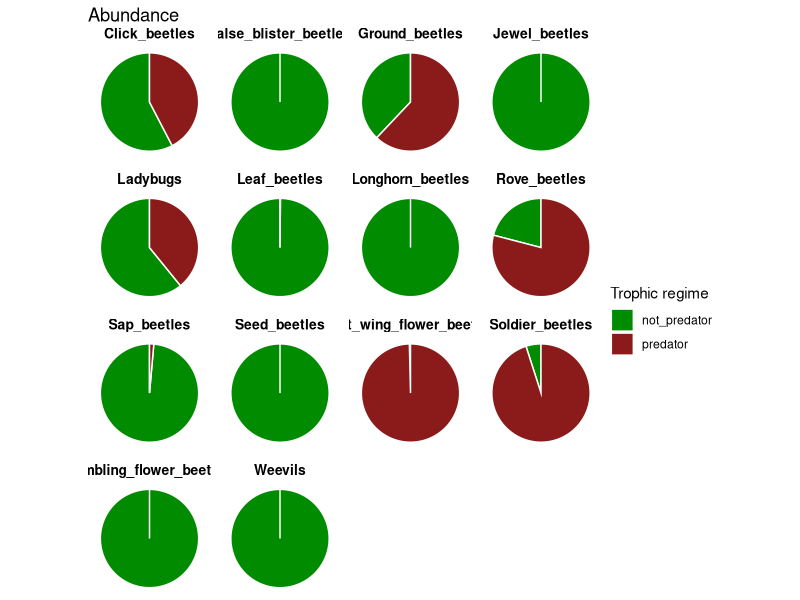
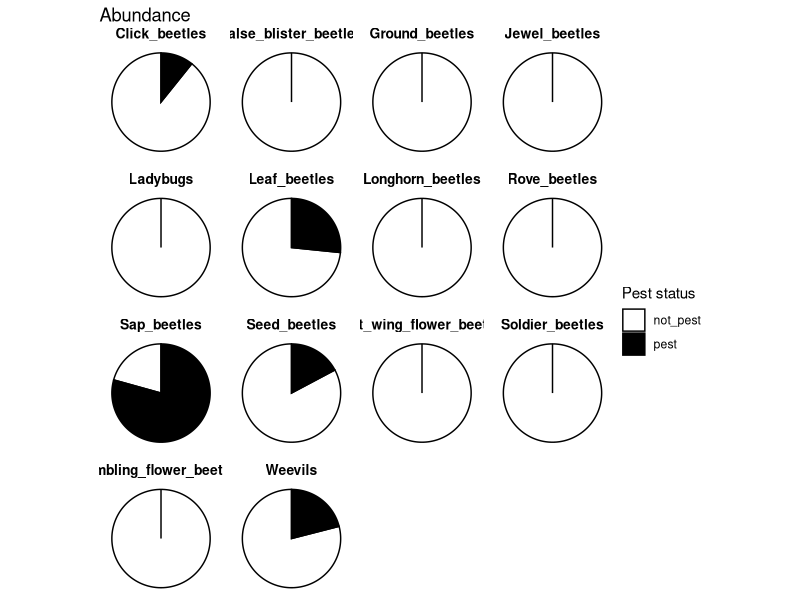
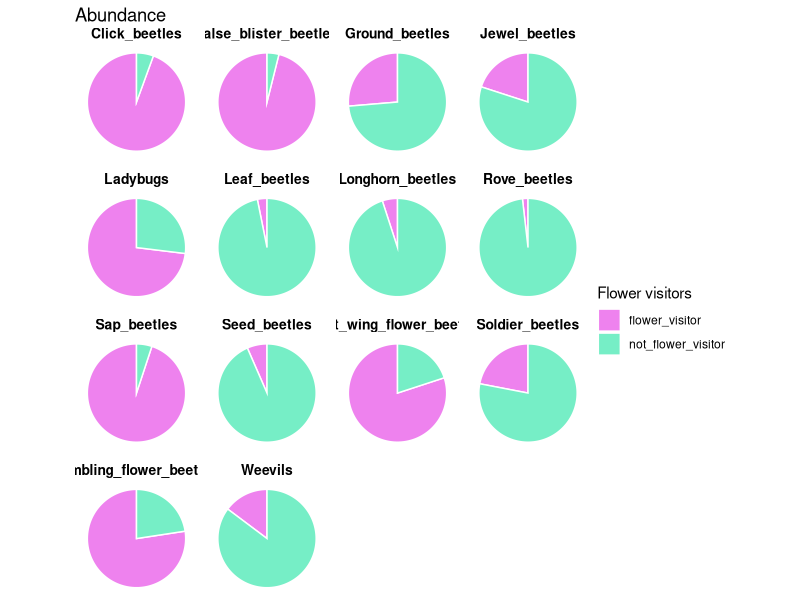
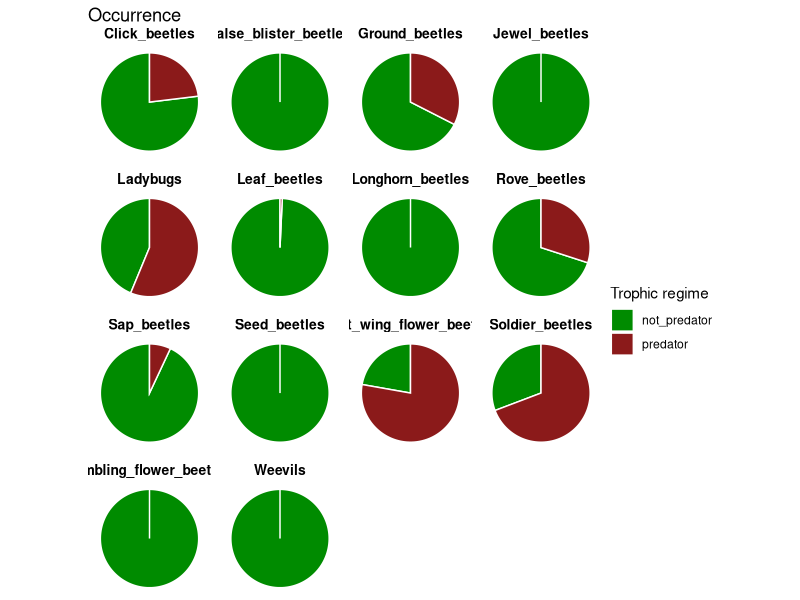
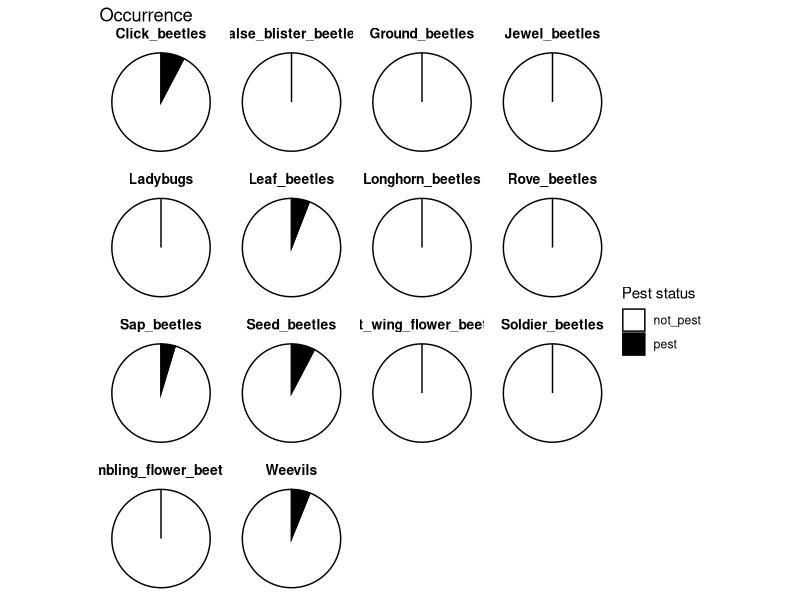
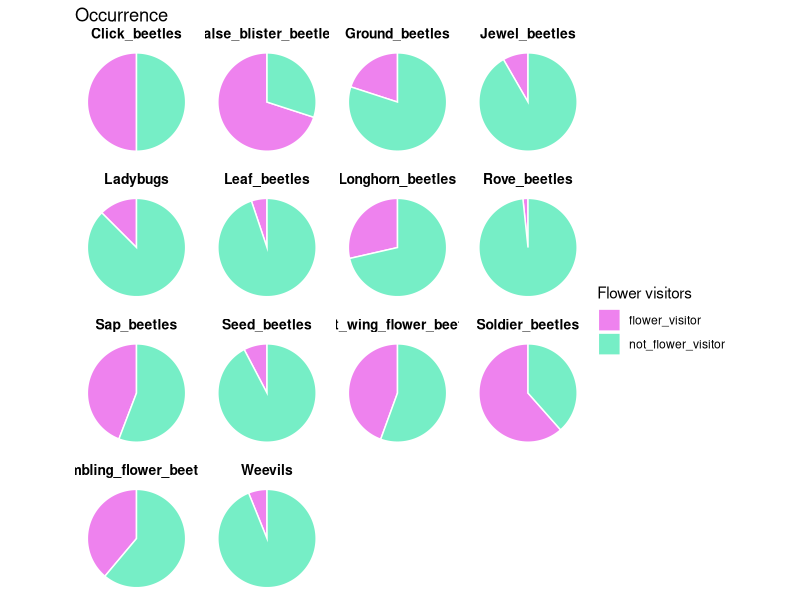

These figures' R source, in order:
## ---- chunk 1
library(tidyverse)
select <- dplyr::select

corres <- read.csv("4.traits_per_morphogroups/input/corres_species_morphogroups.csv",sep=";") %>% 
  select(species_name,corres_morphogroup) %>% 
  rename(species_coleo=species_name,
         morphog =corres_morphogroup)

ab_coleo <- read.csv("4.traits_per_morphogroups/input/ab_coleo_sp.csv") %>% 
  select(-X) %>% 
  left_join(corres) %>% 
  group_by(morphog) %>% 
  mutate(somme=sum(ab)) 
  

traits <-  read.csv("4.traits_per_morphogroups/input/bdd_traits_coleo.csv",sep=";") %>% 
  select(4,24,33,44,52) %>% 
   rename(diet_imagos=Regime.alimentaire.des.imagos,
         diet_larvae=Regime.alimentaire.des.larves,
         flower_visitor=Visiteur.floral,
         pest=Ravageur)
  
## ---- chunk 2
traits_na <- traits %>% 
  mutate(diet_larvae = if_else(is.na(diet_larvae), "inconnu_diet_larvae", diet_larvae)) %>% 
  mutate(diet_larvae = if_else(diet_larvae=="", "inconnu_diet_larvae_", diet_larvae))%>% 
  mutate(diet_imagos = if_else(is.na(diet_imagos), "inconnu_diet_imagos_", diet_imagos)) %>% 
  mutate(diet_imagos = if_else(diet_imagos=="", "inconnu_diet_imagos_", diet_imagos)) %>% 
   mutate(flower_visitor = if_else(is.na(flower_visitor), "Non", flower_visitor)) %>% 
  mutate(flower_visitor = if_else(flower_visitor=="", "Non", flower_visitor)) %>% 
  mutate(pest = if_else(is.na(pest), "Non", pest)) %>% 
  mutate(pest = if_else(pest=="", "Non", pest)) 
## ---- chunk 3
traits_clean <- traits_na %>% 
    mutate(diet_larvae = 
             ifelse(diet_larvae=="Zoophage"|diet_larvae=="Omnivore","predator",
              ifelse(diet_larvae=="inconnu_diet_larvae","NA",
              ifelse(diet_larvae=="Parasite","parasite","phytophage")))) %>% 
    mutate(diet_imagos =   ifelse(diet_imagos=="Zoophage"|diet_imagos=="Omnivore","predator",
              ifelse(diet_imagos=="inconnu_diet_larvae","NA","phytophage"))) %>% 
  mutate(predator = 
           ifelse(diet_imagos=="predator"|diet_larvae=="predator","predator","not_predator")) %>% 
  mutate(flower_visitor = ifelse(flower_visitor=="Non","not_flower_visitor","flower_visitor")) %>%
    mutate(pest = ifelse(pest=="Ravageur objet de lutte","pest","not_pest")) %>% 
  select(species_coleo,predator,pest,flower_visitor)
## ---- chunk 4
fam <-  read.csv("4.traits_per_morphogroups/input/corres_species_morphogroups.csv",sep=";") %>% 
  select(species_name,family) %>% 
  rename(species_coleo=species_name)

divers_petits <- read.csv("4.traits_per_morphogroups/input/ab_coleo_sp.csv") %>%
  select(-X) %>% 
  left_join(corres) %>% 
  group_by(morphog) %>% 
  mutate(somme=sum(ab)) %>% 
  filter(somme==6263) %>% 
  left_join(fam) %>% 
  group_by(family) %>% 
  summarise(somme_fam = sum(ab)) %>% 
  ungroup() %>% 
  mutate(somme_tot=6263,
         pourc_fam = somme_fam/ somme_tot) 
## ---- chunk 5
ab_data <- ab_coleo %>% 
  left_join(corres) %>% 
  left_join(traits_clean)%>% 
  mutate(morphog= recode(morphog,
                         "Bruches" = "Seed_beetles",
                         "Buprestes"="Jewel_beetles",
                         "Cantharides"="Soldier_beetles",
                         "Carabiques"="Ground_beetles",
                         "Charancons"="Weevils",
                         "Chrysomeles"="Leaf_beetles",
                         "Coccinelles"="Ladybugs",                      "Divers-_Petits_coleopteres_avec_antennes_en_massues" ="Sap_beetles",
                         "Elaterides"="Click_beetles",
                         "Longicornes"="Longhorn_beetles",
                         "Malachites"="Soft_wing_flower_beetles",
                         "Mordelles"="Tumbling_flower_beetles",
                         "Oedemerides"="False_blister_beetles",
                         "Staphylins"="Rove_beetles"
                         )
         )%>% 
  filter(morphog!="Divers")

occ_data <- ab_coleo %>% 
  mutate(occ = 1) %>% 
  select(-ab) %>% 
  left_join(corres) %>% 
  left_join(traits_clean) %>% 
  mutate(morphog= recode(morphog,
                         "Bruches" = "Seed_beetles",
                         "Buprestes"="Jewel_beetles",
                         "Cantharides"="Soldier_beetles",
                         "Carabiques"="Ground_beetles",
                         "Charancons"="Weevils",
                         "Chrysomeles"="Leaf_beetles",
                         "Coccinelles"="Ladybugs",                      "Divers-_Petits_coleopteres_avec_antennes_en_massues" ="Sap_beetles",
                         "Elaterides"="Click_beetles",
                         "Longicornes"="Longhorn_beetles",
                         "Malachites"="Soft_wing_flower_beetles",
                         "Mordelles"="Tumbling_flower_beetles",
                         "Oedemerides"="False_blister_beetles",
                         "Staphylins"="Rove_beetles"
                         )
         )%>% 
  filter(morphog!="Divers")
## ---- chunk 6
predator_ab <- ab_data %>% 
  group_by(morphog,predator) %>% 
  summarise(ab_groups=sum(ab)) %>% 
  drop_na()   %>% 
  mutate(
    total_ab = sum(ab_groups),
    pct = ab_groups / total_ab * 100)


morphog_pred <-  predator_ab %>% 
  select(-ab_groups,-total_ab) %>% 
  pivot_wider(names_from = predator,
              values_from = pct,
              values_fill = 0)
    
## ---- chunk 7
pest_ab <- ab_data %>% 
  group_by(morphog,pest) %>% 
  summarise(ab_groups=sum(ab)) %>% 
  drop_na() %>% 
  mutate(
    total_ab = sum(ab_groups),
    pct = ab_groups / total_ab * 100
  )

morphog_pest <-  pest_ab %>% 
  select(-ab_groups,-total_ab) %>% 
  pivot_wider(names_from = pest,
              values_from = pct,
              values_fill = 0)
## ---- chunk 8
flovis_ab <- ab_data %>% 
  group_by(morphog,flower_visitor) %>% 
  summarise(ab_groups=sum(ab)) %>% 
  drop_na()%>% 
  mutate(
    total_ab = sum(ab_groups),
    pct = ab_groups / total_ab * 100
  )

morphog_flovis <-  flovis_ab %>% 
  select(-ab_groups,-total_ab) %>% 
  pivot_wider(names_from = flower_visitor,
              values_from = pct,
              values_fill = 0)
## ---- chunk 9
predator_occ <- occ_data %>% 
  group_by(morphog,predator) %>% 
  summarise(ab_groups=sum(occ)) %>% 
  drop_na()%>% 
  mutate(
    total_ab = sum(ab_groups),
    pct = ab_groups / total_ab * 100
  )
## ---- chunk 10
pest_occ <- occ_data %>% 
  group_by(morphog,pest) %>% 
  summarise(ab_groups=sum(occ)) %>% 
  drop_na()%>% 
  mutate(
    total_ab = sum(ab_groups),
    pct = ab_groups / total_ab * 100
  )
## ---- chunk 11
flovis_occ <- occ_data %>% 
  group_by(morphog,flower_visitor) %>% 
  summarise(ab_groups=sum(occ)) %>% 
  drop_na() %>% 
  mutate(
    total_ab = sum(ab_groups),
    pct = ab_groups / total_ab * 100
  )
## ---- chunk 12
ggplot(predator_ab, aes(x = "", y = pct, fill = predator)) +
  scale_fill_manual(values=c("green4","firebrick4"))+
  geom_col(width = 1, color = "white") +
  coord_polar(theta = "y") +
  facet_wrap(~ morphog, ncol=4) +
   labs(
    fill = "Trophic regime",
    y = "Abundance",
    x = NULL,
    title = "Abundance"
  ) +
  theme_void() +
  theme(
    strip.text = element_text(size = 10, face = "bold"),
    legend.position = "right"
  ) 



ggplot(pest_ab, aes(x = "", y = pct, fill = pest)) +
  scale_fill_manual(values=c("white","black"))+
  geom_col(width = 1, color = "black") +
  coord_polar(theta = "y") +
  facet_wrap(~ morphog) +
   labs(
    fill = "Pest status",
    y = "Abundance",
    x = NULL,
    title = "Abundance"
  ) +
  theme_void() +
  theme(
    strip.text = element_text(size = 10, face = "bold"),
    legend.position = "right"
  ) 

ggplot(flovis_ab, aes(x = "", y = pct, fill = flower_visitor)) +
  scale_fill_manual(values=c("violet","aquamarine2"))+
  geom_col(width = 1, color = "white") +
  coord_polar(theta = "y") +
  facet_wrap(~ morphog) +
   labs(
    fill = "Flower visitors",
    y = "Abundance",
    x = NULL,
    title = "Abundance"
  ) +
  theme_void() +
  theme(
    strip.text = element_text(size = 10, face = "bold"),
    legend.position = "right"
  ) 

ggplot(predator_occ, aes(x = "", y = pct, fill = predator)) +
  scale_fill_manual(values=c("green4","firebrick4"))+
  geom_col(width = 1, color = "white") +
  coord_polar(theta = "y") +
  facet_wrap(~ morphog) +
   labs(
    fill = "Trophic regime",
    y = "Occurrence",
    x = NULL,
    title = "Occurrence"
  ) +
  theme_void() +
  theme(
    strip.text = element_text(size = 10, face = "bold"),
    legend.position = "right"
  ) 

ggplot(pest_occ, aes(x = "", y = pct, fill = pest)) +
  scale_fill_manual(values=c("white","black"))+
  geom_col(width = 1, color = "black") +
  coord_polar(theta = "y") +
  facet_wrap(~ morphog) +
   labs(
    fill = "Pest status",
    y = "Occurrence",
    x = NULL,
    title = "Occurrence"
  ) +
  theme_void() +
  theme(
    strip.text = element_text(size = 10, face = "bold"),
    legend.position = "right"
  ) 

ggplot(flovis_occ, aes(x = "", y = pct, fill = flower_visitor)) +
  scale_fill_manual(values=c("violet","aquamarine2"))+
  geom_col(width = 1, color = "white") +
  coord_polar(theta = "y") +
  facet_wrap(~ morphog) +
   labs(
    fill = "Flower visitors",
    y = "Occurrence",
    x = NULL,
    title = "Occurrence"
  ) +
  theme_void() +
  theme(
    strip.text = element_text(size = 10, face = "bold"),
    legend.position = "right"
  ) 
## ---- chunk 13
summary(morphog_flovis)
summary(morphog_pest)
summary(morphog_pred)


morphog_ab_tr <- morphog_flovis %>% 
  left_join(morphog_pest) %>% 
  left_join(morphog_pred) %>% 
  mutate(
    morphog_pred = if_else(predator>75,"predat",
    if_else(predator<25,"not_predator","mixed_pred")),
        morphog_pest = if_else(pest>20,"mostly_pest",
    if_else(pest<10,"not_pest","mostly_not_pest")),
        morphog_flovis = if_else(flower_visitor>75,"flovis",
    if_else(flower_visitor<25,"not_flovis","mixed_flovis"))
    ) 

#write.csv(morphog_ab_tr,"4.traits_per_morphogroups/output/trait_status_morphog.csv")
